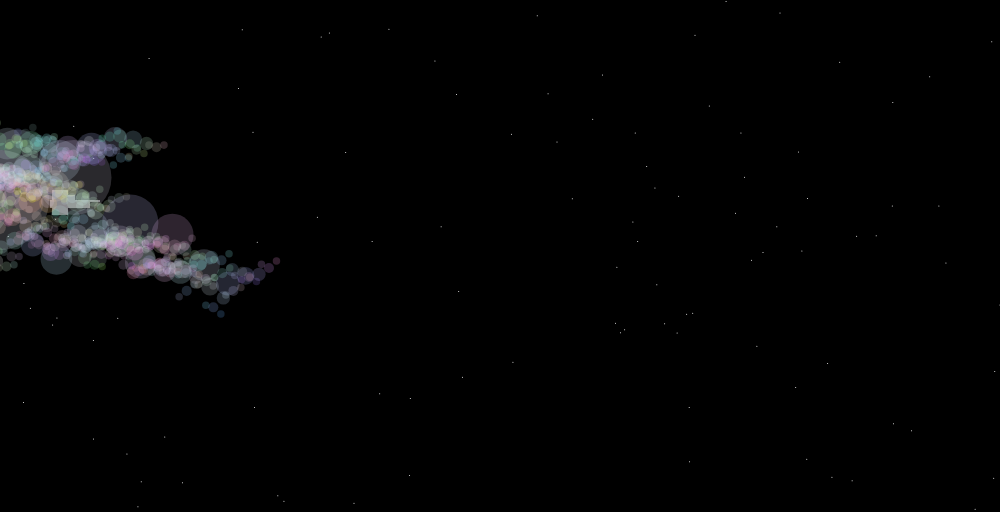
Frame 1 (no input)
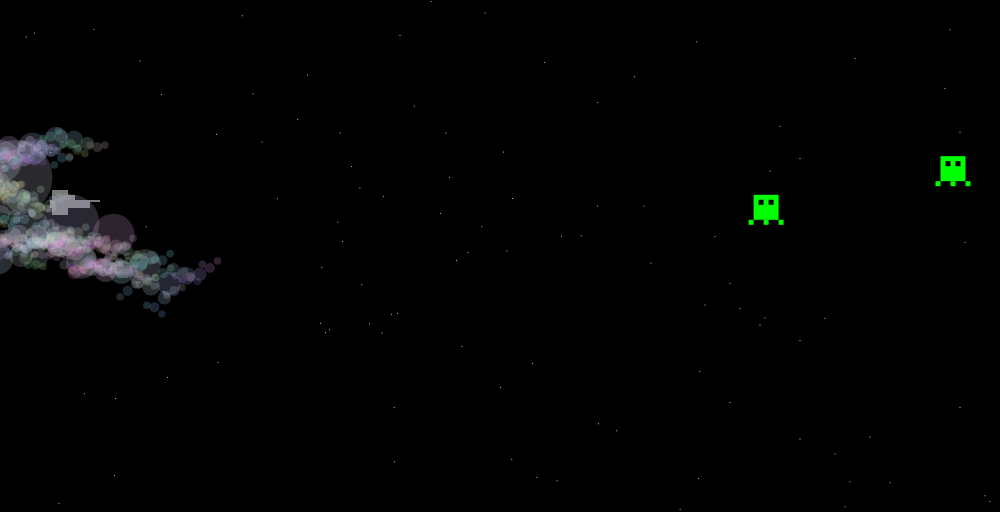
Frame 60 (no input)
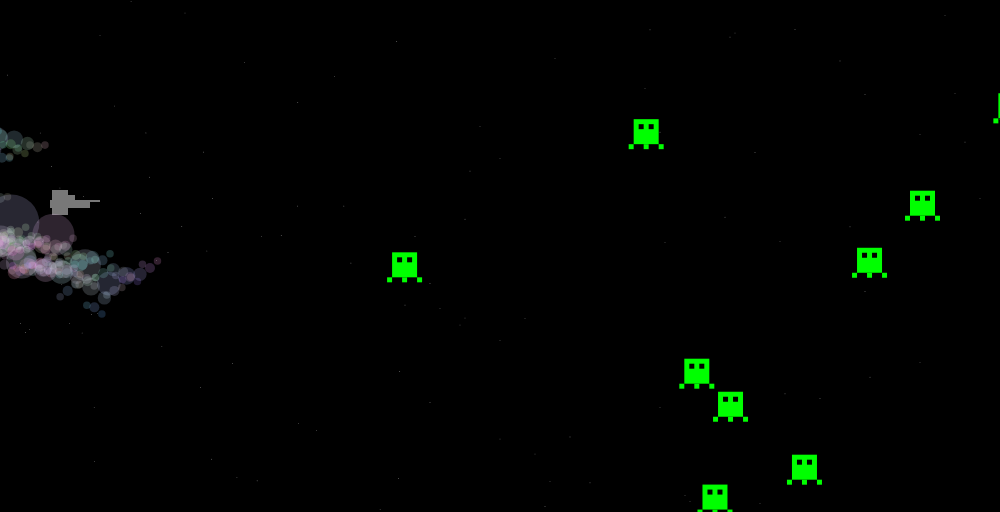
Frame 120 (the mouse pressed at the canvas centre since frame 60)

The p5.js sketch that drew these frames (run headless with seeded random() and noise() and a simulated clock; from frame 60 on, the mouse is pressed at the canvas centre):

// p5.js sketch
// ── sketch.js
var spaceShip;
var starField;
var aliens;
var bullets;
var threshold;

var tree;


var r_scale;
var cloud_x;
var cloud_seed;
var col;
var lightning_seed;
var lightning_x;
var lightning_count;



function setup()
{
  createCanvas(1000,512);


  tree = [];
  bullets = [];

  spaceShip = {
    x: 0,
    y: 200,
    speed_x: 5,
    speed_y: 0,
    offset: 100,
    bullet_speed: 10,
    is_collided: false
  }

  starField = [];
  aliens = [];
  bullets = [];

  threshold = 10;

  r_scale = 0.75;
  cloud_x = 0;
  cloud_seed = 0;
  col = [255,255,255];
  lightning_seed = 0
  lightning_x = width/2;
  lightning_count = 0;

  //our random stars
  for(var i = 0; i < 100; i++)
  {
    starField.push(createVector(random(0,width), random(0,height)));
  }

  //create the aliens
  for(var i = 0; i < 50; i++)
  {
    aliens.push({x: random(1000, 5000), y: random(0, height), isDead: false});
  }



  textSize(32);
  textAlign(CENTER);


}

function draw()
{


  spaceShip.x += spaceShip.speed_x;
  spaceShip.y += spaceShip.speed_y;


  //move the bullets
  for(var i = bullets.length -1; i >= 0; i--)
  {
    bullets[i].x += spaceShip.bullet_speed;

    if(bullets[i].x > spaceShip.x + width)
    {
      bullets.splice(i,1);
    }
  }


  //move the aliens
  randomSeed();
  for(var i = 0; i < aliens.length; i++)
  {
    if(aliens[i].isDead == false)
    {
      aliens[i].x +=  random(-10,10);
      aliens[i].y +=  random(-10,10);

      //make the aliens keep coming
      if(aliens[i].x - spaceShip.x < -500)
      {
        aliens[i].x = spaceShip.x + random(1500,3000);
      }
    }
  }

  //move the stars
  for(var i = 0; i < starField.length; i++)
  {
    starField[i].x -= spaceShip.speed_x;
    if(starField[i].x < 0)
    {
      starField[i].x = width;
    }
  }

  //update the cloud
  cloud_x -= 1;

  if(cloud_x < -400)
  {
    cloud_x = width + 400;
    cloud_seed = millis();

      for(let i = 0; i < 3; i++)
      {
       col[i] = random(0,255);
      }

  }

  //OLD METHODS

  //spaceShip.is_collided = checkForCollisions();

  //spaceShip.is_collided = checkForCollisionsBinary(0,aliens.length-1);

  updateTree();
  spaceShip.is_collided  = searchTree(0, spaceShip);

  //collision check bullets
  for(var i = bullets.length -1; i >= 0; i--)
  {
    var collided = searchTree(0, bullets[i]);

    if(collided)
    {
      bullets.splice(i,1);
      collided.isDead = true;
    }
  }


  //DO THE DRAWING

  background(0);

  for(var i = 0; i < starField.length; i++)
  {
    stroke(255);
    point(starField[i].x, starField[i].y);
  }

  for(var i = 0; i < aliens.length; i++)
  {
    if(aliens[i].isDead == false)
    {
      drawAlien(aliens[i].x - spaceShip.x + spaceShip.offset, aliens[i].y);
    }
  }

  drawSpaceShip(spaceShip.offset, spaceShip.y);


  fill(255,0,0);
  for(var i = 0; i  < bullets.length; i++)
  {
    ellipse(bullets[i].x - spaceShip.x + spaceShip.offset, bullets[i].y,5);
  }


  //draw the cloud
  noStroke();
  randomSeed(cloud_seed);
  recursiveCloud(cloud_x, 200, 100, col);


  //draw the lightning
  randomSeed();
  stroke(255);
  noFill();

  if(lightning_count > 0)
  {
    if(random() < 0.5 )
    {
      randomSeed(lightning_seed);
      lightning(lightning_x,0,5,0,0,130);

    }
    lightning_count -= 1;
  }
  else if(random() < 0.01)
  {
    lightning_x = random(0,width);
    lightning_count = 30;
    lightning_seed = millis();
  }



  if(spaceShip.is_collided)
  {
    //stop the game
    fill(255);
    noStroke();
    text("GAME OVER", width/2,height/2);
    noLoop();
  }

}

/////////////////////// EVENTS //////////////////////////////

function keyPressed()
{

  if(keyCode == 38)
  {
    spaceShip.speed_y = -5;
  }
  else if(keyCode == 40)
  {
    spaceShip.speed_y = 5;
  }

  if(key == ' ')
  {
    bullets.push(createVector(spaceShip.x, spaceShip.y));
  }
}

function keyReleased()
{

  spaceShip.speed_y = 0;

}

//////////////////////////////// HELPER FUNCTIONS AND CLASSES /////////////////////////


function searchTree(currentIndex, searchValue)
{

  if(dist(tree[currentIndex].data.x, tree[currentIndex].data.y, searchValue.x, searchValue.y) <= threshold)
  {
    return tree[currentIndex].data; //base case
  }
  else if(searchValue.x > tree[currentIndex].data.x &&
    tree[currentIndex].right != null
  )
  {
    return searchTree(tree[currentIndex].right, searchValue);
  }
  else if (searchValue.x <= tree[currentIndex].data.x &&
    tree[currentIndex].left != null)
  {
    return searchTree(tree[currentIndex].left, searchValue);
  }

  return false;
}

function updateTree()
{
  tree = [];
  tree.push({left: null, right: null, data: aliens[0]});

  for(var i= 1; i < aliens.length; i++)
  {
    if(aliens[i].isDead == false)
    {
      addTreeValue(aliens[i],0);
    }
  }
}

function addTreeValue(value, currentIndex)
{
  if(value.x < tree[currentIndex].data.x)
  {
    if(tree[currentIndex].left == null)
    {
      tree.push({left: null, right: null, data: value});
      tree[currentIndex].left = tree.length - 1;
    }
    else
    {
      addTreeValue(value, tree[currentIndex].left);
    }
  }
  else
  {
    if(tree[currentIndex].right == null)
    {
      tree.push({left: null, right: null, data: value});
      tree[currentIndex].right = tree.length - 1;
    }
    else
    {
      addTreeValue(value, tree[currentIndex].right);
    }
  }
}



function linearSearch()
{
  for(var i = 0; i < aliens.length; i++)
  {
    var d = dist(aliens[i].x, aliens[i].y, spaceShip.x, spaceShip.y);
    if(d < threshold)
    {
      return true;
    }
  }

}


function checkForCollisionsBinary(firstIndex,lastIndex)
{
  if(firstIndex > lastIndex)
  {
    return false; //we've been through all the aliens and there is no collision
    //base case
  }
  else
  {
      var mid = floor((firstIndex + lastIndex)/2);

      //it's a collision
      if(dist(aliens[mid].x,aliens[mid].y, spaceShip.x, spaceShip.y) <= threshold)
      {
        return true;
        //base case
      }

      if(aliens[mid].x < spaceShip.x)
      {
        firstIndex = mid + 1;
        return checkForCollisionsBinary(firstIndex, lastIndex);
      }
      else
      {
        lastIndex = mid - 1;
        return checkForCollisionsBinary(firstIndex, lastIndex);
      }
  }
}


function drawSpaceShip(x,y)
{


  rectMode(CORNER);
  noStroke();
  fill(120);
  rect(x-50,y,50,2);
  rect(x-50,y,40,8);
  rect(x-48,y-10,16,25);
  rect(x-35,y-5,10,10);


}


function drawAlien(x,y)
{

  noStroke();
  fill(0,255,0);
  rectMode(CENTER);
  rect(x,y,25,25);
  rect(x-15,y+15,5,5);
  rect(x,y+15,5,5);
  rect(x+15,y+15,5,5);
  fill(0);
  rect(x-5,y-5,5,5);
  rect(x+5,y-5,5,5);


}


function recursiveCloud(x, y, radius, c)
{

  let nc = [c[0], c[1], c[2]];
  for(let i = 0; i < 3; i++)
  {
   nc[i] += random(-40,40);
   nc[i] = constrain(nc[i], 0,255);
  }

  fill(nc[0],nc[1],nc[2],50);
  ellipse(x, y, radius);


  if (radius > 10)
  {

    let r = radius * r_scale;

    recursiveCloud(x - r, y + random(-r,r), r,nc);
    recursiveCloud(x + r, y + random(-r,r), r,nc);

  }

}

function lightning(x,y,stepSize,angle,stepCount,maxSteps)
{

  var v = createVector(0,stepSize);
  v.rotate(angle + random(-PI/3,PI/3));
  var nx = x + v.x;
  var ny = y + v.y;
  strokeWeight(stepSize/2);
  line(x,y,nx,ny);

  if(ny < height && stepCount < maxSteps)
  {
    lightning(nx,ny,stepSize,angle,stepCount + 1,maxSteps);

    if(random() < 0.05 && stepSize > 1)
    {
      lightning(
        nx,ny,
        stepSize * 0.5,
        angle + random(-PI/4, PI/4),
        0,
        maxSteps * 0.5);
    }
  }

}
